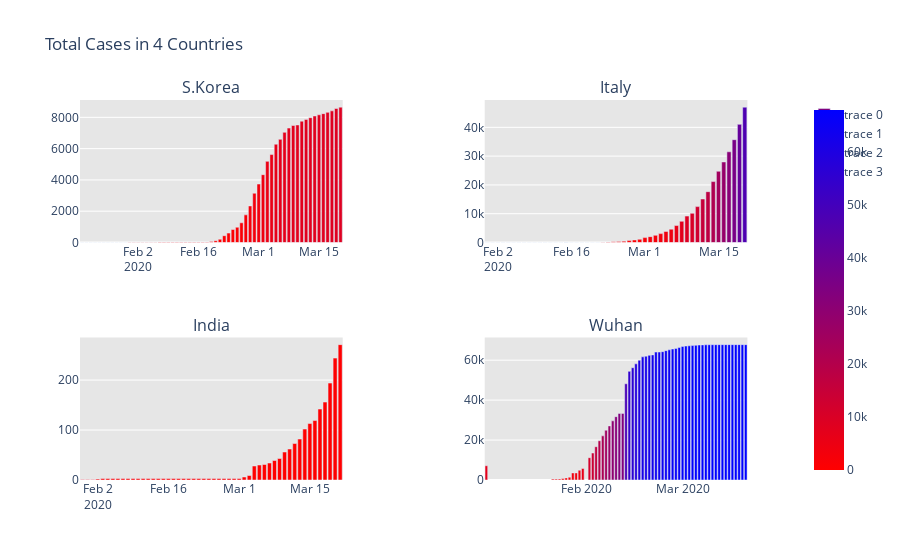

Source (notebook cell):
### Code cell
fig=make_subplots(
    rows=2,cols=2,
    specs=[[{"secondary_y":True},{"secondary_y":True}],[{"secondary_y":True},{"secondary_y":True}]],
    subplot_titles=("S.Korea","Italy","India","Wuhan"))

fig.add_trace(go.Bar(x=dbd_Korea['Date'],y=dbd_Korea['Total Cases'],
                    marker=dict(color=dbd_Korea['Total Cases'],coloraxis="coloraxis")),1,1)

fig.add_trace(go.Bar(x=dbd_Italy['Date'],y=dbd_Italy['Total Cases'],
                    marker=dict(color=dbd_Italy['Total Cases'],coloraxis="coloraxis")),1,2)

fig.add_trace(go.Bar(x=dbd_India['Date'],y=dbd_India['Total Cases'],
                    marker=dict(color=dbd_India['Total Cases'],coloraxis="coloraxis")),2,1)

fig.add_trace(go.Bar(x=dbd_Wuhan['Date'],y=dbd_Wuhan['Total Cases'],
                    marker=dict(color=dbd_Wuhan['Total Cases'],coloraxis="coloraxis")),2,2)



fig.update_layout(coloraxis=dict(colorscale='Bluered_r'),showlegend=True,title_text="Total Cases in 4 Countries")

fig.update_layout(plot_bgcolor='rgb(230,230,230)')
